Frame 1 (no input): blank canvas, image omitted
Frame 60 (the mouse pressed at the canvas centre just before this capture): blank canvas, image omitted
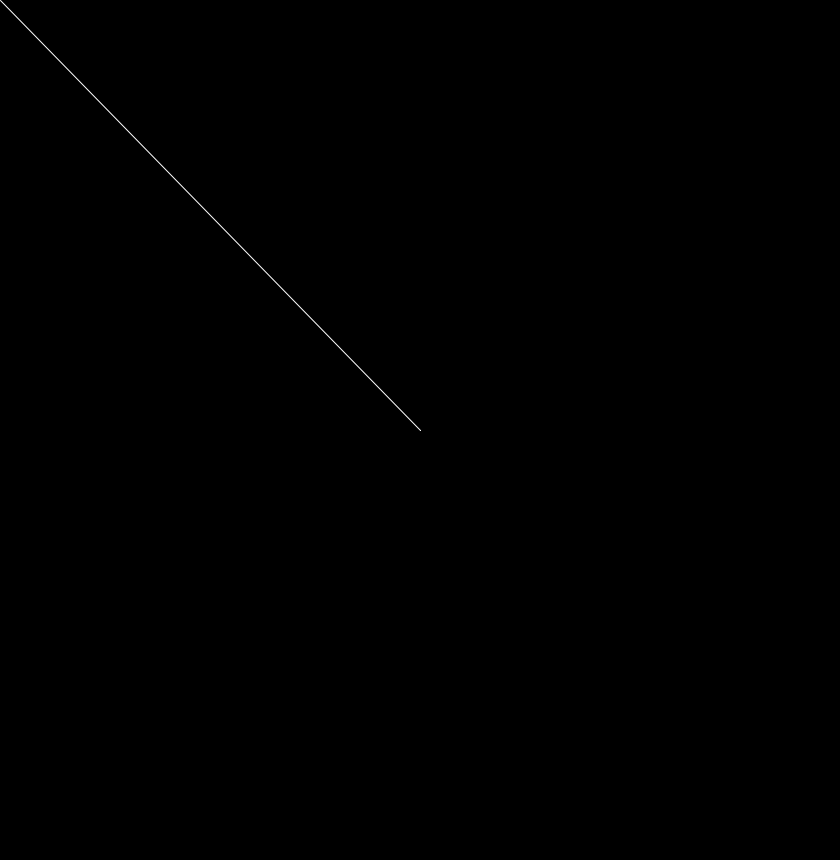
Frame 120 (the mouse held since frame 60 and released just before this capture)

The Processing sketch whose frames 1 and 60 were blank and that drew this single picture after the mouse press (run headless with seeded random() and noise(); from frame 60 on, the mouse is pressed at the canvas centre):

// Processing sketch: Draw_Anything
// ── Draw_Anything.pde

void setup() {
  size(840, 860);
  background(0);
}

void draw() {
  stroke(255);
  if (mousePressed == true) {
    line(mouseX, mouseY, pmouseX, pmouseY);
  }
}
